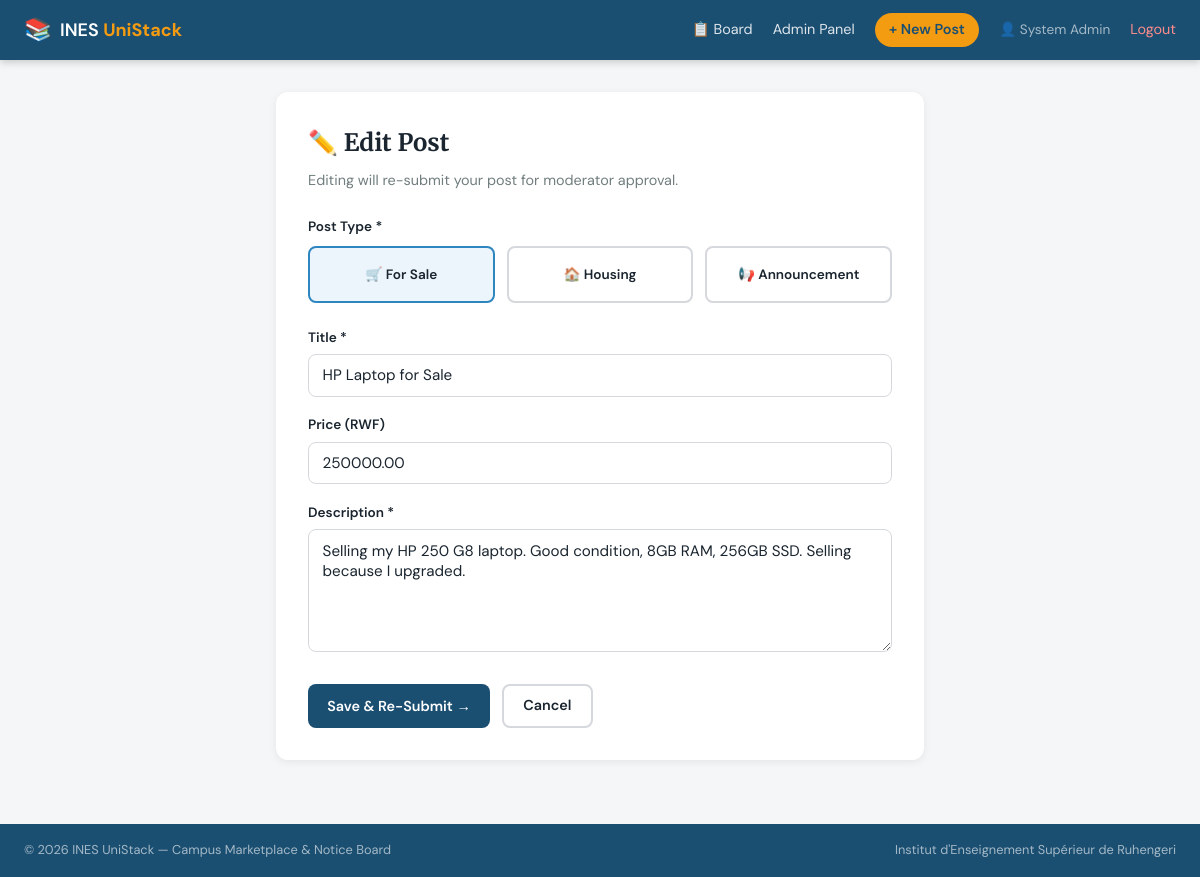
Page /post/edit.php?id=1 (signed in) on the committed database.
### tables this page shows
CREATE TABLE posts (
    id           INT AUTO_INCREMENT PRIMARY KEY,
    user_id      INT NOT NULL,
    title        VARCHAR(200) NOT NULL,
    description  TEXT NOT NULL,
    post_type    ENUM('for_sale', 'housing', 'announcement') NOT NULL,
    price        DECIMAL(10,2) DEFAULT NULL,        
    status       ENUM('pending', 'approved', 'rejected') NOT NULL DEFAULT 'pending',
    reviewed_by  INT DEFAULT NULL,                  
    reviewed_at  DATETIME DEFAULT NULL,
    created_at   DATETIME NOT NULL DEFAULT CURRENT_TIMESTAMP,
    updated_at   DATETIME NOT NULL DEFAULT CURRENT_TIMESTAMP ON UPDATE CURRENT_TIMESTAMP,
    FOREIGN KEY (user_id)     REFERENCES users(id) ON DELETE CASCADE,
    FOREIGN KEY (reviewed_by) REFERENCES users(id) ON DELETE SET NULL
);

### app/controllers/PostController.php (called while the page is built, shortened)
<?php
require_once __DIR__ . '/../config/auth.php';
require_once __DIR__ . '/../models/PostModel.php';
class PostController {
    public static function showEdit(int $id): void {
        $post = PostModel::findById($id);
        require_once __DIR__ . '/../views/student/post_edit.php';
    }
}

### app/models/PostModel.php (called while the page is built, shortened)
<?php
class PostModel {
    public static function findById(int $id): ?array {
        $db = getDB();
        $stmt = $db->prepare(
            'SELECT p.*, u.full_name AS author_name, u.email AS author_email
             FROM posts p JOIN users u ON p.user_id = u.id
             WHERE p.id = ? LIMIT 1'
        );
        $stmt->bind_param('i', $id);
        $stmt->execute();
        $row = $stmt->get_result()->fetch_assoc();
        return $row ?: null;
    }
}

### app/config/auth.php (called while the page is built, shortened)
<?php
function h(string $str): string {
    return htmlspecialchars($str, ENT_QUOTES, 'UTF-8');
}

### app/views/student/post_edit.php (the view, shortened to what this page needs)
<?php
require_once __DIR__ . '/../shared/header.php';
?>
<div class="form-page-wrapper">
  <div class="form-card">
    <h1>✏️ Edit Post</h1>
    <p class="form-subtitle">Editing will re-submit your post for moderator approval.</p>
    <form method="POST" action="<?= BASE_URL ?>/post/edit.php?id=<?= $post['id'] ?>" novalidate>
      <div class="form-group">
        <label>Post Type *</label>
        <div class="type-selector">
          <?php foreach (['for_sale' => '🛒 For Sale', 'housing' => '🏠 Housing', 'announcement' => '📢 Announcement'] as $val => $label): ?>
          <label class="type-option <?= $post['post_type'] === $val ? 'selected' : '' ?>">
            <span class="type-option-inner"><?= $label ?></span>
          </label>
          <?php endforeach; ?>
        </div>
      </div>
      <div class="form-group">
        <label for="title">Title *</label>
        <input type="text" id="title" name="title" value="<?= h($post['title']) ?>" required maxlength="200">
      </div>
      <div class="form-group">
        <label for="price">Price (RWF)</label>
        <input type="number" id="price" name="price" value="<?= h($post['price'] ?? '') ?>" min="0">
      </div>
      <div class="form-group">
        <label for="description">Description *</label>
        <textarea id="description" name="description" rows="5" required maxlength="2000"><?= h($post['description']) ?></textarea>
      </div>
      <div class="form-actions">
        <button type="submit" class="btn btn-primary">Save & Re-Submit →</button>
        <a href="<?= BASE_URL ?>/dashboard.php" class="btn btn-secondary">Cancel</a>
      </div>
    </form>
  </div>
</div>
<?php require_once __DIR__ . '/../shared/footer.php'; ?>

### public/css/style.css (style rules this page uses)
:root { --primary: #1B4F72; --primary-light: #2E86C1; --accent: #F39C12; --success: #27AE60; --warning: #F1C40F; --danger: #E74C3C; --bg: #F4F6F8; --surface: #FFFFFF; --text: #1A252F; --muted: #717D7E; --border: #D5D8DC; --sidebar-w: 240px; --navbar-h: 60px; --radius: 8px; --shadow: 0 2px 8px rgba(0,0,0,0.07); --shadow-md: 0 4px 16px rgba(0,0,0,0.10); }
*, *::before, *::after { box-sizing: border-box; margin: 0; padding: 0; }
html { scroll-behavior: smooth; }
body { font-family: 'DM Sans', sans-serif; background: var(--bg); color: var(--text); font-size: 1rem; line-height: 1.6; min-height: 100vh; }
a { color: var(--primary-light); text-decoration: none; }
.btn { display: inline-flex; align-items: center; gap: .35rem; padding: .55rem 1.2rem; border-radius: var(--radius); border: none; cursor: pointer; font-family: inherit; font-size: .9rem; font-weight: 600; transition: all .2s; text-decoration: none; white-space: nowrap; }
.btn-primary { background: var(--primary); color: #fff; }
.btn-secondary { background: transparent; border: 2px solid var(--border); color: var(--text); }
.form-group { margin-bottom: 1.1rem; }
.form-group label { display: block; font-weight: 600; font-size: .85rem; margin-bottom: .35rem; color: var(--text); }
.form-group input, .form-group textarea, .form-group select, .form-control { width: 100%; padding: .65rem .85rem; border: 1.5px solid var(--border); border-radius: var(--radius); font-family: inherit; font-size: .95rem; background: var(--surface); color: var(--text); transition: border-color .2s; }
.form-actions { display: flex; gap: .75rem; margin-top: 1.5rem; flex-wrap: wrap; }
.form-page-wrapper { max-width: 680px; margin: 2rem auto; padding: 0 1rem; }
.form-card { background: var(--surface); border-radius: 12px; padding: 2rem; box-shadow: var(--shadow); }
.form-card h1 { font-family: 'Merriweather', serif; font-size: 1.5rem; margin-bottom: .4rem; }
.form-subtitle { color: var(--muted); font-size: .9rem; margin-bottom: 1.5rem; }
.type-selector { display: grid; grid-template-columns: repeat(3,1fr); gap: .75rem; margin-top: .5rem; }
.type-option-inner { display: flex; flex-direction: column; align-items: center; padding: 1rem .5rem; border: 2px solid var(--border); border-radius: var(--radius); cursor: pointer; text-align: center; transition: all .2s; font-size: .85rem; }
.type-option.selected .type-option-inner, .type-option input:checked + .type-option-inner { border-color: var(--primary-light); background: #EBF5FB; }

### rows in the picture
posts: title "HP Laptop for Sale", price "250000.00", description "Selling my HP 250 G8 laptop. Good condition, 8GB RAM, 256GB SSD. Selling because I upgraded."

### other values in the picture
$user['full_name'] "System Admin"
$label "🛒 For Sale"
$label "🏠 Housing"
$label "📢 Announcement"
